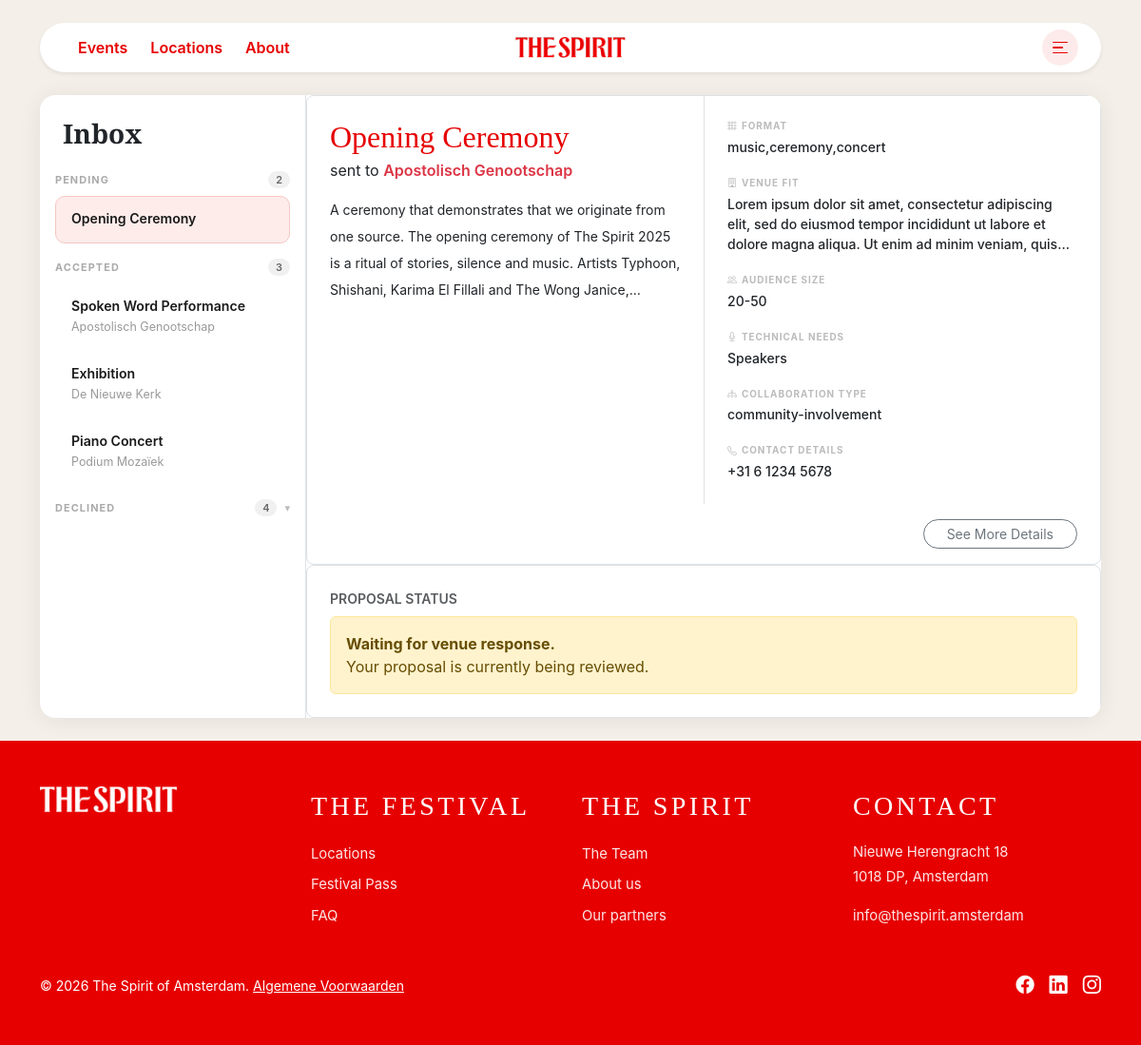
The page /inbox (signed in) on the database its author committed.
### tables this page shows
CREATE TABLE "PROPOSALS" (
    "proposal_id" INTEGER,
    "maker_id" INTEGER NOT NULL,
    "venue_id" INTEGER NOT NULL,

    "title" TEXT NOT NULL,
    "core_idea" TEXT NOT NULL,
    "format_tags" TEXT NOT NULL,

    "venue_fit" TEXT NOT NULL,
    "collaboration_style" TEXT,
    "additional_details" TEXT,

    "event_experience" TEXT NOT NULL,
    "audience_takeaway" TEXT NOT NULL,
    "audience_size" TEXT NOT NULL,
    "technical_requirements" TEXT,

    "status" TEXT DEFAULT 'pending',

    PRIMARY KEY("proposal_id"),

    FOREIGN KEY("maker_id") REFERENCES "MAKERS"("maker_id"),
    FOREIGN KEY("venue_id") REFERENCES "VENUES"("venue_id")
);

CREATE TABLE "VENUES" (
	"venue_id"	INTEGER,
	"user_id"	INTEGER NOT NULL,
	"name"	TEXT NOT NULL,
	"venue_type"	TEXT NOT NULL,
	"description"	TEXT NOT NULL,
	"phone"	TEXT,
	"website_url"	TEXT,
	"instagram_url"	TEXT,
	"facebook_url"	TEXT,
	"street_address"	TEXT,
	"postal_code"	TEXT,
	"city"	TEXT,
	"programming_tags"	TEXT,
	"restrictions"	TEXT,
	"capacity"	TEXT,
	"accessibility_features"	TEXT,
	"price"	REAL,
	"cover_image"	TEXT,
	"images"	TEXT,
	"is_published"	INTEGER DEFAULT 0,
	"maker_message"	TEXT, latitude REAL, longitude REAL,
	PRIMARY KEY("venue_id"),
	FOREIGN KEY("user_id") REFERENCES "USERS"("user_id")
);

### routes.py (the view)
    @app.route("/inbox")
    def inbox():
        if not session.get("user_id"):
            return redirect(url_for("login"))
        role = session.get("role")
        proposals = []
        if role == "venue":
            venue = get_venue_by_user_id(session.get("user_id"))
            if not venue:
                return redirect(url_for("dashboard"))
            proposals = get_proposals_by_venue_id(venue["venue_id"])
        elif role == "maker":
            maker = get_maker_by_user_id(session.get("user_id"))
            if not maker:
                return redirect(url_for("dashboard"))
            proposals = get_proposals_by_maker_id(maker["maker_id"])
        else:
            return redirect(url_for("dashboard"))
        return render_template(
            "inbox.html",
            proposals=proposals,
            role=role
        )

### database/database.py (called while the page is built)
def get_db_connection():
    connection = sqlite3.connect("database/spirit-db.db")
    connection.row_factory = sqlite3.Row
    return connection

### database/queries.py (called while the page is built)
def get_maker_by_user_id(user_id):
    connection = get_db_connection()
    cursor = connection.cursor()
    cursor.execute(
        """
        SELECT *
        FROM makers
        WHERE user_id = ?
        """,
        (user_id,)
    )
    maker = cursor.fetchone()
    connection.close()
    return maker

def get_proposals_by_maker_id(maker_id):
    connection = get_db_connection()
    cursor = connection.cursor()
    cursor.execute(
        """
        SELECT
            proposals.*,
            venues.name AS venue_name,
            venues.city AS venue_city,
            venues.venue_type
        FROM proposals
        JOIN venues
            ON proposals.venue_id = venues.venue_id
        WHERE proposals.maker_id = ?
        ORDER BY proposals.proposal_id DESC
        """,
        (maker_id,)
    )
    proposals = cursor.fetchall()
    connection.close()
    return proposals

### templates/inbox.html (shortened to what this page needs)
{% extends "base.html" %}
{% block extra_css %}
<link rel="stylesheet" href="{{ url_for('static', filename='css/inbox.css') }}" />
{% endblock %}
{% block content %}
<main class="container pb-4">
  <div class="inbox-shell">
    <aside class="inbox-left">
      {% include "sections/inbox/inbox-sidebar.html" %}
    </aside>
    <section class="inbox-right">
      {% include "sections/inbox/inbox-detail.html" %}
    </section>
  </div>
</main>
{% endblock %}

### templates/sections/inbox/inbox-sidebar.html (shortened to what this page needs)
<div class="px-4 pt-4 pb-2 d-flex align-items-center justify-content-between">
  <h2 class="sidebar-title fs-3 fw-semibold mb-0">Inbox</h2>
</div>
<div class="sidebar-body" id="sidebar-body">
  <div class="inbox-group pt-2">
    <button class="group-toggle" onclick="toggleGroup(this)">
      <span class="group-label">
        {% if role == "maker" %}
          PENDING
        {% else %}
          PENDING
        {% endif %}
      </span>
      <span class="group-badge">{{ proposals|length }}</span>
    </button>
    <div class="group-items px-3">
      {% if proposals %}
        {% set proposal = proposals[0] %}
        <div class="inbox-item active" onclick="selectItem(this)">
          <span class="item-title">{{ proposal['title'] }}</span>
        </div>
      {% endif %}
    </div>
  </div>
  <div class="inbox-group pt-2">
    <button class="group-toggle" onclick="toggleGroup(this)">
      <span class="group-label">
        {% if role == "maker" %}
          ACCEPTED
        {% else %}
          ACTIVE
        {% endif %}
      </span>
      <span class="group-badge">3</span>
    </button>
    <div class="group-items px-3">
      <div class="inbox-item" onclick="selectItem(this)">
        <span class="item-title">Spoken Word Performance</span>
        <span class="item-sub">
          {% if role == "maker" %}
            Apostolisch Genootschap
          {% else %}
            Collective Aura
          {% endif %}
        </span>
      </div>
      <div class="inbox-item" onclick="selectItem(this)">
        <span class="item-title">Exhibition</span>
        <span class="item-sub">
          {% if role == "maker" %}
            De Nieuwe Kerk
          {% else %}
            Pizzaso
          {% endif %}
        </span>
      </div>
      <div class="inbox-item" onclick="selectItem(this)">
        <span class="item-title">Piano Concert</span>
        <span class="item-sub">
          {% if role == "maker" %}
            Podium Mozaïek
          {% else %}
            Fryderyk Chopped
          {% endif %}
        </span>
      </div>
    </div>
  </div>
  <div class="inbox-group pt-2">
    <button class="group-toggle" onclick="toggleGroup(this)">
      <span class="group-label">
        {% if role == "maker" %}
          DECLINED
        {% else %}
          COMPLETED
        {% endif %}
      </span>
      <span class="group-badge">4</span>
      <span class="group-chevron">▾</span>
    </button>
  </div>
</div>

### templates/sections/inbox/inbox-detail.html
{% if proposals %}
  {% set proposal = proposals[0] %}
  <div class="border rounded-3 overflow-hidden">
    <div class="detail-main">
      <div class="p-4">
        <h1 class="detail-title fs-2 mb-1">{{ proposal['title'] }}</h1>
        <p class="mb-3 fs-6">
          {% if role == "venue" %}
            by <a href="{{ url_for('maker_profile') }}" class="fw-semibold text-danger text-decoration-none">
              {{ proposal['maker_name'] }}
            </a>
          {% elif role == "maker" %}
            sent to <a href="/venues/{{ proposal['venue_id'] }}" class="fw-semibold text-danger text-decoration-none">
              {{ proposal['venue_name'] }}
            </a>
          {% endif %}
        </p>
        <p class="mb-0 lh-lg text-truncate-4 small">{{ proposal['core_idea'] }}</p>
      </div>
      <div class="detail-meta p-4 border-start">
        <div class="meta-block">
          <span class="meta-label"><i class="bi bi-grid-3x3-gap me-1"></i>FORMAT</span>
          <span class="fw-medium small">{{ proposal['format_tags'] }}</span>
        </div>
        <div class="meta-block">
          <span class="meta-label"><i class="bi bi-building me-1"></i>VENUE FIT</span>
          <span class="fw-medium text-truncate-3 small">{{ proposal['venue_fit'] }}</span>
        </div>
        <div class="meta-block">
          <span class="meta-label"><i class="bi bi-people me-1"></i>AUDIENCE SIZE</span>
          <span class="fw-medium small">{{ proposal['audience_size'] }}</span>
        </div>
        <div class="meta-block">
          <span class="meta-label"><i class="bi bi-mic me-1"></i>TECHNICAL NEEDS</span>
          <span class="fw-medium small">{{ proposal['technical_requirements'] or 'None specified' }}</span>
        </div>
        <div class="meta-block">
          <span class="meta-label"><i class="bi bi-diagram-3 me-1"></i>COLLABORATION TYPE</span>
          <span class="fw-medium small">{{ proposal['collaboration_style'] or 'Not specified' }}</span>
        </div>
        <div class="meta-block">
          <span class="meta-label"><i class="bi bi-telephone me-1"></i>CONTACT DETAILS</span>
          <span class="fw-medium small">+31 6 1234 5678</span>
        </div>
      </div>
    </div>
    <div class="px-4 py-3 d-flex justify-content-end">
      <button class="btn btn-sm btn-outline-secondary rounded-pill px-4" type="button">See More Details</button>
    </div>
  </div>
  {% if role == "venue" %}
    <div class="d-flex flex-column flex-sm-row gap-2">
      <button class="action-btn accept flex-fill" type="button" onclick="activateReply(this, 'acceptance')">
        ✓ &nbsp;Accept Collaboration
      </button>
      <button class="action-btn clarify flex-fill" type="button" onclick="activateReply(this, 'clarification')">
        ? &nbsp;Request Clarification
      </button>
      <button class="action-btn decline flex-fill" type="button" onclick="activateReply(this, 'decline')">
        ✕ &nbsp;Decline Proposal
      </button>
    </div>
    <div class="message-thread"></div>
    <div class="border rounded-3 overflow-hidden">
      <textarea class="reply-input w-100 p-4 border-0" placeholder="Write a response ..." disabled></textarea>
      <div class="reply-footer d-flex justify-content-end px-3 py-2 bg-light">
        <button class="send-btn" type="button" onclick="sendUpdate()" disabled>
          SEND UPDATE
        </button>
      </div>
    </div>
  {% elif role == "maker" %}
    <div class="border rounded-3 overflow-hidden bg-white">
      <div class="p-4">
        <p class="text-uppercase small fw-semibold text-muted mb-2">
          Proposal Status
        </p>
        {% if proposal['status'] == 'accepted' %}
          <div class="alert alert-success mb-0">
            <strong>Proposal Accepted.</strong><br>
            Venue would like to continue the collaboration.
          </div>
        {% elif proposal['status'] == 'declined' %}
          <div class="alert alert-danger mb-0">
            <strong>Proposal Declined.</strong><br>
            The venue decided not to move forward.
          </div>
        {% else %}
          <div class="alert alert-warning mb-0">
            <strong>Waiting for venue response.</strong><br>
            Your proposal is currently being reviewed.
          </div>
        {% endif %}
      </div>
    </div>
  {% endif %}
{% else %}
  <div class="border rounded-3 text-center py-5">
    <i class="bi bi-chat-square-text fs-1 text-muted"></i>
    <h2 class="fs-4 mt-4 mb-2">Select a proposal</h2>
    <p class="text-muted mb-0">Proposal details will appear here.</p>
  </div>
{% endif %}

### static/css/base.css (style rules this page uses)
:root { --spirit-red: #e60000; --spirit-dark: #271424; --spirit-bg: #f4efe9; }
body { background: var(--spirit-bg); font-family: "Inter", sans-serif; }

### static/css/inbox.css (style rules this page uses)
.inbox-shell { display: grid; grid-template-columns: 280px 1fr; min-height: 80vh; background: #fff; border-radius: 16px; overflow: hidden; box-shadow: 0 2px 24px rgba(0,0,0,0.07); }
.inbox-left { border-right: 1px solid #dee2e6; display: flex; flex-direction: column; overflow-y: auto; }
.sidebar-title { font-family: "Cormorant Garamond", serif; }
.group-toggle { display: flex; align-items: center; gap: 8px; width: 100%; background: none; border: none; padding: 6px 16px; cursor: pointer; text-align: left; justify-content: flex-start; }
.group-label { flex: 1; font-size: 0.68rem; font-weight: 700; letter-spacing: 0.1em; color: #aaa; }
.group-badge { font-size: 0.68rem; font-weight: 600; color: #666; background: #f0f0f0; border-radius: 99px; padding: 1px 8px; }
.group-chevron { font-size: 0.7rem; color: #bbb; }
.inbox-item { display: flex; flex-direction: column; gap: 3px; padding: 12px 16px; margin: 2px 0; cursor: pointer; border-radius: 10px; border: 1px solid transparent; transition: background 0.15s; }
.inbox-item.active { background: #fdecea; border-color: #f5c6c2; }
.item-title { font-size: 0.88rem; font-weight: 600; color: #1a1a1a; }
.item-sub { font-size: 0.78rem; color: #999; }
.detail-title { font-family: "Cormorant Garamond", serif; color: #e60000; margin: 0; }
.detail-main { display: grid; grid-template-columns: 1fr 1fr; min-width: 0; }
.detail-meta { display: flex; flex-direction: column; gap: 20px; min-width: 0; }
.meta-block { display: flex; flex-direction: column; gap: 4px; min-width: 0; }
.meta-label { font-size: 0.62rem; font-weight: 700; letter-spacing: 0.1em; color: #bbb; }
.text-truncate-4 { display: -webkit-box; -webkit-line-clamp: 4; -webkit-box-orient: vertical; overflow: hidden; }
.text-truncate-3 { display: -webkit-box; -webkit-line-clamp: 3; -webkit-box-orient: vertical; overflow: hidden; }

### rows shown on the page
PROPOSALS: title "Opening Ceremony", core_idea "A ceremony that demonstrates that we originate from one source. The opening ceremony of The Spirit 2025 is a ritual of stories, silence and music. Artists Typhoon, Shishani, Karima El Fillali and The Wong…", format_tags "music,ceremony,concert", venue_fit "Lorem ipsum dolor sit amet, consectetur adipiscing elit, sed do eiusmod tempor incididunt ut labore et dolore magna aliqua. Ut enim ad minim veniam,…", audience_size "20-50", technical_requirements "Speakers", collaboration_style "community-involvement"
VENUES: venue_name "Apostolisch Genootschap"

### other values the page prints
{{ proposals|length }} "2"
